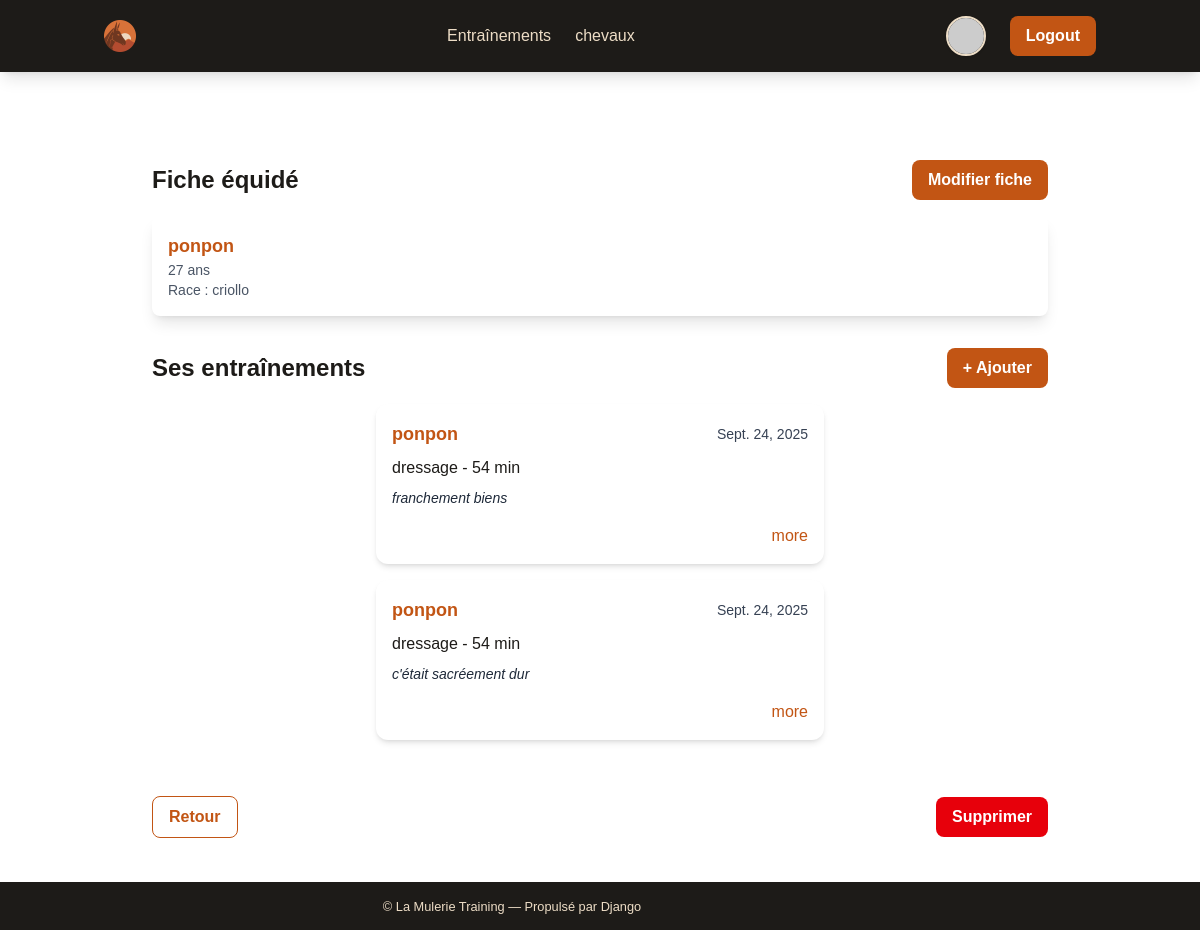
Screenshot of /cheval/5/ (signed in) with the database file from the repository.
### training/models.py (models this page shows, shortened)
class Horse(models.Model):
    nom = models.CharField(max_length=100)
    race = models.CharField(max_length=100)
    birth_date = models.DateField(default=django.utils.timezone.now)
    proprietaire = models.ForeignKey(
        settings.AUTH_USER_MODEL,
        on_delete=models.CASCADE,
        related_name='chevaux',
        null=True,  # Pour migration initiale, à rendre obligatoire ensuite
        blank=True
    )
    @property
    def age(self):
        if self.birth_date:
            today = date.today()
            return (
                today.year - self.birth_date.year
                - ((today.month, today.day) < (self.birth_date.month, self.birth_date.day))
            )
        return None

class TrainingSession(models.Model):
    cheval = models.ForeignKey('Horse', on_delete=models.CASCADE, related_name='trainings')
    cavalier = models.ForeignKey(
        settings.AUTH_USER_MODEL,
        on_delete=models.CASCADE,
        related_name='sessions',
        null=True,  # <-- Ajoute null=True
        blank=True  # <-- Ajoute blank=True pour l'admin
    )
    date = models.DateField(default=django.utils.timezone.now)
    type_seance = models.CharField(max_length=100)
    duree = models.PositiveIntegerField(help_text="Durée en minutes")
    notes = models.TextField(blank=True, null=True)
    cout = models.DecimalField(max_digits=7, decimal_places=2, blank=True, null=True, help_text="Coût de l'entraînement en euros")

### training/views.py (the view)
# urls.py: path('cheval/<int:pk>/', views.horse_detail, name='horse_detail'),
@login_required
def horse_detail(request, pk):
    horse = get_object_or_404(Horse, pk=pk ,proprietaire=request.user.pk)
    trainings = horse.trainings.all()
    return render(request, 'training/horse_detail.html', {'horse': horse, 'trainings': trainings})

### training/templates/training/horse_detail.html (shortened to what this page needs)
{% extends 'la_mulerie_training/base.html' %}
{% load templatetags.form_tags %}
{% block content %}
<div class="max-w-4xl mx-auto mt-10 space-y-8">
    <div>
        <div class="flex justify-between items-center mb-4">
            <h2 class="text-2xl font-bold text-muletier">Fiche équidé</h2>
            <a href="{% url 'horse_edit' horse.pk %}"
               class="px-4 py-2 rounded-lg bg-orange text-white font-semibold hover:bg-orange-600 transition">
                Modifier fiche
            </a>
        </div>
        {% include 'training/components/horse_card.html' with horse=horse %}
    </div>
    <div>
        <div class="flex justify-between items-center mb-4">
            <h2 class="text-2xl font-bold text-muletier">Ses entraînements</h2>
            <a href="{% url 'training_add' horse.pk %}"
               class="px-4 py-2 rounded-lg bg-orange text-white font-semibold hover:bg-orange-600 transition">
                + Ajouter
            </a>
        </div>
        <div class="space-y-4">
            {% for training in trainings %}
                {% include 'training/components/training_card.html' with session=training %}
            {% empty %}
                <p class="text-gray-600 italic">Aucun entraînement enregistré.</p>
            {% endfor %}
        </div>
    </div>
    <div class="flex justify-between items-center pt-6 ">
        <a href="{% url 'home_horses' %}"
           class="px-4 py-2 rounded-lg border border-orange text-orange font-semibold hover:bg-orange hover:text-white transition">
            Retour
        </a>
        <form method="post" action="{% url 'horse_delete' horse.pk %}"
              onsubmit="return confirm('Supprimer ce cheval ?');">
            <button type="submit"
                    class="px-4 py-2 rounded-lg bg-red-600 text-white font-semibold hover:bg-red-700 transition">
                Supprimer
            </button>
        </form>
    </div>
</div>
{% endblock %}

### training/templates/training/components/horse_card.html (shortened to what this page needs)
<div class="bg-white shadow-lg rounded-lg p-4 flex items-center justify-between">
    <div>
        <h3 class="text-lg font-bold text-gray-900">
            <a href="{% url 'horse_detail' horse.pk %}" class="link-primary">
                {{ horse.nom }}
            </a>
        </h3>
        {% if horse.birth_date %}
            <p class="text-sm text-gray-600">{{ horse.age }} ans </p>
        {% endif %}
        {% if horse.race %}
            <p class="text-sm text-gray-600">Race : {{ horse.race }}</p>
        {% endif %}
    </div>
</div>

### training/templates/training/components/training_card.html (shortened to what this page needs)
<div class="max-w-md mx-auto bg-white rounded-xl shadow-md overflow-hidden mb-4">
    <div class="p-4">
        <div class="flex justify-between items-center mb-2">
            <h3 class="text-lg font-bold text-muletier">
                <a href="{% url 'horse_detail' session.cheval.pk %}" class="link-primary"> {{ session.cheval.nom }}</a>
            </h3>
            <span class="text-gray-700 text-sm">{{ session.date }}</span>
        </div>
        <p class="text-muletier font-medium">
            {{ session.type_seance }} - {{ session.duree }} min
        </p>
        {% if session.notes %}
        <p class="mt-2 text-gray-800 text-sm italic">{{ session.notes }}</p>
        {% endif %}
        <div class="mt-4 flex justify-end space-x-2">
          <a href="{% url 'training_detail' session.pk %}" class="link-primary" > more </a>
        </div>
    </div>
</div>

### rows the page displays
Horse: nom "ponpon", age "27", race "criollo"
TrainingSession: cheval.nom "ponpon", date "Sept. 24, 2025", type_seance "dressage", duree "54", notes "franchement biens"
TrainingSession: cheval.nom "ponpon", date "Sept. 24, 2025", type_seance "dressage", duree "54", notes "c'était sacréement dur"
